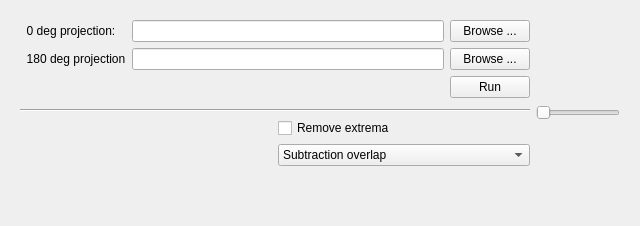
      <widget class="QWidget" name="axis_tab">
       <property name="sizePolicy">
        <sizepolicy hsizetype="Expanding" vsizetype="Expanding">
         <horstretch>0</horstretch>
         <verstretch>0</verstretch>
        </sizepolicy>
       </property>
       <attribute name="title">
        <string>Axis View</string>
       </attribute>
       <layout class="QVBoxLayout" name="verticalLayout_6">
        <item>
         <widget class="QWidget" name="widget_2" native="true">
          <layout class="QGridLayout" name="gridLayout_8">
           <item row="0" column="1">
            <layout class="QGridLayout" name="axis_opts_grid">
             <property name="margin">
              <number>0</number>
             </property>
             <item row="3" column="0" rowspan="3" colspan="3">
              <widget class="QWidget" name="axis_options" native="true">
               <layout class="QGridLayout" name="gridLayout_14">
                <property name="margin">
                 <number>0</number>
                </property>
                <property name="spacing">
                 <number>0</number>
                </property>
                <item row="1" column="0">
                 <layout class="QGridLayout" name="gridLayout_13">
                  <property name="topMargin">
                   <number>5</number>
                  </property>
                  <property name="spacing">
                   <number>6</number>
                  </property>
                  <item row="3" column="1">
                   <widget class="QCheckBox" name="extrema_checkbox">
                    <property name="text">
                     <string>Remove extrema</string>
                    </property>
                   </widget>
                  </item>
                  <item row="4" column="0">
                   <widget class="QLabel" name="axis_num">
                    <property name="sizePolicy">
                     <sizepolicy hsizetype="Minimum" vsizetype="Fixed">
                      <horstretch>0</horstretch>
                      <verstretch>0</verstretch>
                     </sizepolicy>
                    </property>
                    <property name="font">
                     <font>
                      <weight>75</weight>
                      <bold>true</bold>
                     </font>
                    </property>
                    <property name="text">
                     <string/>
                    </property>
                   </widget>
                  </item>
                  <item row="2" column="0" colspan="2">
                   <widget class="Line" name="line_4">
                    <property name="sizePolicy">
                     <sizepolicy hsizetype="Minimum" vsizetype="Fixed">
                      <horstretch>0</horstretch>
                      <verstretch>0</verstretch>
                     </sizepolicy>
                    </property>
                    <property name="minimumSize">
                     <size>
                      <width>510</width>
                      <height>0</height>
                     </size>
                    </property>
                    <property name="lineWidth">
                     <number>1</number>
                    </property>
                    <property name="orientation">
                     <enum>Qt::Horizontal</enum>
                    </property>
                   </widget>
                  </item>
                  <item row="5" column="0">
                   <widget class="QLabel" name="label_9">
                    <property name="text">
                     <string/>
                    </property>
                   </widget>
                  </item>
                  <item row="4" column="1">
                   <widget class="QComboBox" name="overlap_opt">
                    <property name="sizePolicy">
                     <sizepolicy hsizetype="Minimum" vsizetype="Fixed">
                      <horstretch>0</horstretch>
                      <verstretch>0</verstretch>
                     </sizepolicy>
                    </property>
                    <item>
                     <property name="text">
                      <string>Subtraction overlap</string>
                     </property>
                    </item>
                    <item>
                     <property name="text">
                      <string>Addition overlap</string>
                     </property>
                    </item>
                   </widget>
                  </item>
                  <item row="3" column="0">
                   <widget class="QLabel" name="img_size">
                    <property name="sizePolicy">
                     <sizepolicy hsizetype="Minimum" vsizetype="Fixed">
                      <horstretch>0</horstretch>
                      <verstretch>0</verstretch>
                     </sizepolicy>
                    </property>
                    <property name="text">
                     <string/>
                    </property>
                   </widget>
                  </item>
                 </layout>
                </item>
               </layout>
              </widget>
             </item>
             <item row="6" column="2">
              <widget class="QLabel" name="label_12">
               <property name="text">
                <string/>
               </property>
              </widget>
             </item>
             <item row="0" column="0">
              <widget class="QLabel" name="label_0">
               <property name="sizePolicy">
                <sizepolicy hsizetype="Fixed" vsizetype="Fixed">
                 <horstretch>0</horstretch>
                 <verstretch>0</verstretch>
                </sizepolicy>
               </property>
               <property name="toolTip">
                <string notr="true"/>
               </property>
               <property name="text">
                <string>  0 deg projection:</string>
               </property>
              </widget>
             </item>
             <item row="1" column="1">
              <widget class="QLineEdit" name="path_line_180">
               <property name="sizePolicy">
                <sizepolicy hsizetype="Minimum" vsizetype="Fixed">
                 <horstretch>0</horstretch>
                 <verstretch>0</verstretch>
                </sizepolicy>
               </property>
               <property name="toolTip">
                <string notr="true"/>
               </property>
              </widget>
             </item>
             <item row="1" column="2">
              <widget class="QPushButton" name="path_button_180">
               <property name="sizePolicy">
                <sizepolicy hsizetype="Fixed" vsizetype="Fixed">
                 <horstretch>0</horstretch>
                 <verstretch>0</verstretch>
                </sizepolicy>
               </property>
               <property name="toolTip">
                <string notr="true"/>
               </property>
               <property name="text">
                <string>Browse ...</string>
               </property>
              </widget>
             </item>
             <item row="1" column="0">
              <widget class="QLabel" name="label_180">
               <property name="sizePolicy">
                <sizepolicy hsizetype="Fixed" vsizetype="Fixed">
                 <horstretch>0</horstretch>
                 <verstretch>0</verstretch>
                </sizepolicy>
               </property>
               <property name="toolTip">
                <string notr="true"/>
               </property>
               <property name="text">
                <string>  180 deg projection</string>
               </property>
              </widget>
             </item>
             <item row="0" column="1">
              <widget class="QLineEdit" name="path_line_0">
               <property name="sizePolicy">
                <sizepolicy hsizetype="Minimum" vsizetype="Fixed">
                 <horstretch>0</horstretch>
                 <verstretch>0</verstretch>
                </sizepolicy>
               </property>
               <property name="toolTip">
                <string notr="true"/>
               </property>
              </widget>
             </item>
             <item row="2" column="2">
              <widget class="QPushButton" name="run_button">
               <property name="sizePolicy">
                <sizepolicy hsizetype="Fixed" vsizetype="Fixed">
                 <horstretch>0</horstretch>
                 <verstretch>0</verstretch>
                </sizepolicy>
               </property>
               <property name="text">
                <string>Run</string>
               </property>
              </widget>
             </item>
             <item row="0" column="2">
              <widget class="QPushButton" name="path_button_0">
               <property name="sizePolicy">
                <sizepolicy hsizetype="Fixed" vsizetype="Fixed">
                 <horstretch>0</horstretch>
                 <verstretch>0</verstretch>
                </sizepolicy>
               </property>
               <property name="toolTip">
                <string notr="true"/>
               </property>
               <property name="text">
                <string>Browse ...</string>
               </property>
              </widget>
             </item>
             <item row="0" column="3" rowspan="7">
              <widget class="QWidget" name="axis_view_widget" native="true">
               <layout class="QGridLayout" name="gridLayout_11">
                <property name="margin">
                 <number>0</number>
                </property>
                <property name="spacing">
                 <number>0</number>
                </property>
                <item row="0" column="0">
                 <layout class="QGridLayout" name="axis_view_layout">
                  <property name="spacing">
                   <number>0</number>
                  </property>
                 </layout>
                </item>
                <item row="1" column="0">
                 <widget class="QSlider" name="axis_slider">
                  <property name="maximum">
                   <number>999</number>
                  </property>
                  <property name="orientation">
                   <enum>Qt::Horizontal</enum>
                  </property>
                 </widget>
                </item>
               </layout>
              </widget>
             </item>
            </layout>
           </item>
          </layout>
         </widget>
        </item>
       </layout>
      </widget>
